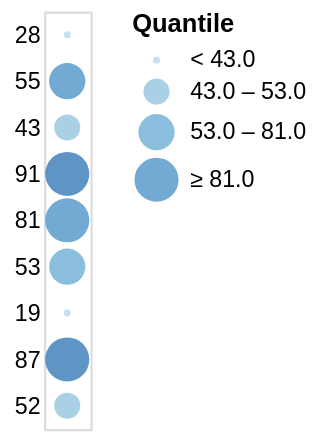

Vega-Lite specification for this chart:
### Vega specification from a JSON file in a GitHub repository (floating-point values rounded to 4 significant figures)
{"$schema": "https://vega.github.io/schema/vega/v5.json", "autosize": "pad", "background": "white", "padding": 5, "width": 20, "style": "cell", "data": [{"name": "source_0", "values": [{"a": "A", "b": 28}, {"a": "B", "b": 55}, {"a": "C", "b": 43}, {"a": "D", "b": 91}, {"a": "E", "b": 81}, {"a": "F", "b": 53}, {"a": "G", "b": 19}, {"a": "H", "b": 87}, {"a": "I", "b": 52}]}, {"name": "data_0", "source": "source_0", "transform": [{"type": "filter", "expr": "datum[\"b\"] !== null && isFinite(datum[\"b\"])"}]}], "signals": [{"name": "y_step", "value": 20}, {"name": "height", "update": "bandspace(domain('y').length, 1, 0.5) * y_step"}, {"name": "width", "update": "width"}], "marks": [{"name": "marks", "type": "symbol", "style": ["circle"], "from": {"data": "data_0"}, "encode": {"update": {"opacity": {"value": 0.7}, "fill": {"scale": "color", "field": "b"}, "x": {"signal": "width", "mult": 0.5}, "y": {"scale": "y", "field": "b"}, "size": {"scale": "size", "field": "b"}, "shape": {"value": "circle"}}}}], "scales": [{"name": "y", "type": "point", "domain": {"data": "data_0", "field": "b"}, "range": {"step": {"signal": "y_step"}}, "padding": 0.5}, {"name": "color", "type": "quantile", "domain": {"data": "data_0", "field": "b"}, "range": "ramp", "interpolate": "hcl"}, {"name": "size", "type": "quantile", "domain": {"data": "data_0", "field": "b"}, "range": {"signal": "sequence(9, 361 + (361 - 9) / (4 - 1), (361 - 9) / (4 - 1))"}}], "axes": [{"scale": "y", "orient": "left", "grid": false, "domain": false, "ticks": false, "zindex": 0}], "legends": [{"title": "Quantile", "fill": "color", "gradientLength": {"signal": "clamp(height, 64, 200)"}, "labelOverlap": "greedy", "symbolType": "circle", "encode": {"symbols": {"update": {"opacity": {"value": 0.7}}}}, "size": "size"}], "config": {"background": "white"}}
